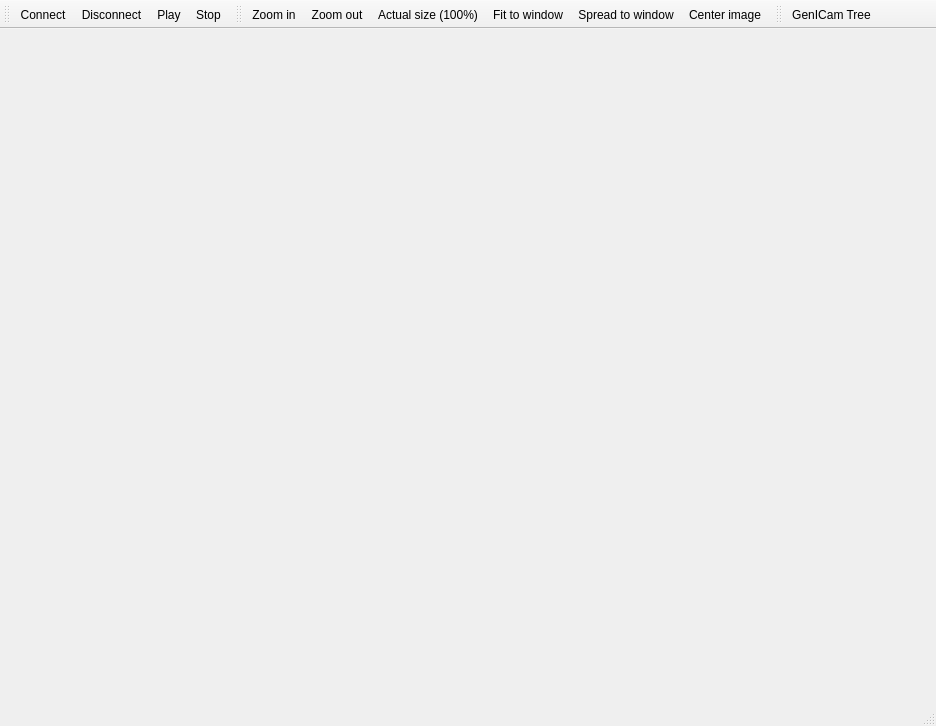
<?xml version="1.0" encoding="UTF-8"?>
<ui version="4.0">
 <class>IpxPlayerClass</class>
 <widget class="QMainWindow" name="IpxPlayerClass">
  <property name="enabled">
   <bool>true</bool>
  </property>
  <property name="geometry">
   <rect>
    <x>0</x>
    <y>0</y>
    <width>936</width>
    <height>726</height>
   </rect>
  </property>
  <property name="windowTitle">
   <string>IpxPlayer</string>
  </property>
  <property name="windowIcon">
   <iconset resource="../common/res/qrc/imperx.qrc">
    <normaloff>:/icons/imperx.ico</normaloff>:/icons/imperx.ico</iconset>
  </property>
  <widget class="QWidget" name="centralWidget">
   <layout class="QVBoxLayout" name="centralLayout">
    <property name="leftMargin">
     <number>0</number>
    </property>
    <property name="topMargin">
     <number>0</number>
    </property>
    <property name="rightMargin">
     <number>0</number>
    </property>
    <property name="bottomMargin">
     <number>0</number>
    </property>
   </layout>
  </widget>
  <widget class="QToolBar" name="toolBarFile">
   <property name="windowTitle">
    <string>File toolbar</string>
   </property>
   <attribute name="toolBarArea">
    <enum>TopToolBarArea</enum>
   </attribute>
   <attribute name="toolBarBreak">
    <bool>false</bool>
   </attribute>
   <addaction name="actionConnect"/>
   <addaction name="actionDisconnect"/>
   <addaction name="actionPlay"/>
   <addaction name="actionStop"/>
  </widget>
  <widget class="QStatusBar" name="statusBar"/>
  <widget class="QToolBar" name="toolBarDisplay">
   <property name="windowTitle">
    <string>Display toolbar</string>
   </property>
   <attribute name="toolBarArea">
    <enum>TopToolBarArea</enum>
   </attribute>
   <attribute name="toolBarBreak">
    <bool>false</bool>
   </attribute>
   <addaction name="actionZoomIn"/>
   <addaction name="actionZoomOut"/>
   <addaction name="actionActualSize"/>
   <addaction name="actionFitToWindow"/>
   <addaction name="actionSpreadToWindow"/>
   <addaction name="actionCenterImage"/>
  </widget>
  <widget class="QToolBar" name="toolBarView">
   <property name="windowTitle">
    <string>View toolbar</string>
   </property>
   <attribute name="toolBarArea">
    <enum>TopToolBarArea</enum>
   </attribute>
   <attribute name="toolBarBreak">
    <bool>false</bool>
   </attribute>
   <addaction name="actionGenICamTree"/>
  </widget>
  <action name="actionSaveConfigurationAs">
   <property name="text">
    <string>Save configuration &amp;as...</string>
   </property>
  </action>
  <action name="actionSaveGenICamXML">
   <property name="text">
    <string>Save &amp;GenICam XML...</string>
   </property>
  </action>
  <action name="actionExit">
   <property name="text">
    <string>E&amp;xit</string>
   </property>
  </action>
  <action name="actionConnect">
   <property name="icon">
    <iconset resource="../common/res/qrc/imperx.qrc">
     <normaloff>:/images/connection_USB.png</normaloff>:/images/connection_USB.png</iconset>
   </property>
   <property name="text">
    <string>Connect</string>
   </property>
  </action>
  <action name="actionDisconnect">
   <property name="icon">
    <iconset resource="../common/res/qrc/imperx.qrc">
     <normaloff>:/images/disconnection_USB.png</normaloff>:/images/disconnection_USB.png</iconset>
   </property>
   <property name="text">
    <string>Disconnect</string>
   </property>
  </action>
  <action name="actionPlay">
   <property name="icon">
    <iconset resource="../common/res/qrc/imperx.qrc">
     <normaloff>:/images/play.png</normaloff>:/images/play.png</iconset>
   </property>
   <property name="text">
    <string>Play</string>
   </property>
  </action>
  <action name="actionStop">
   <property name="icon">
    <iconset resource="../common/res/qrc/imperx.qrc">
     <normaloff>:/images/stop.png</normaloff>:/images/stop.png</iconset>
   </property>
   <property name="text">
    <string>Stop</string>
   </property>
  </action>
  <action name="actionRecord">
   <property name="text">
    <string>Record</string>
   </property>
  </action>
  <action name="actionSnap">
   <property name="text">
    <string>Snap</string>
   </property>
  </action>
  <action name="actionGenICamTree">
   <property name="checkable">
    <bool>false</bool>
   </property>
   <property name="checked">
    <bool>false</bool>
   </property>
   <property name="icon">
    <iconset resource="../common/res/qrc/imperx.qrc">
     <normaloff>:/images/GenICamTree_32.png</normaloff>:/images/GenICamTree_32.png</iconset>
   </property>
   <property name="text">
    <string>GenICam Tree</string>
   </property>
  </action>
  <action name="actionCamConfig_BasicView">
   <property name="checkable">
    <bool>true</bool>
   </property>
   <property name="icon">
    <iconset resource="../common/res/qrc/imperx.qrc">
     <normaloff>:/images/camconfig_basic.png</normaloff>:/images/camconfig_basic.png</iconset>
   </property>
   <property name="text">
    <string>CamConfig - Basic View</string>
   </property>
  </action>
  <action name="actionCamConfig_ExpertView">
   <property name="checkable">
    <bool>true</bool>
   </property>
   <property name="icon">
    <iconset resource="../common/res/qrc/imperx.qrc">
     <normaloff>:/images/camconfig_expert.png</normaloff>:/images/camconfig_expert.png</iconset>
   </property>
   <property name="text">
    <string>CamConfig - Expert View</string>
   </property>
  </action>
  <action name="actionColorizeHistogram">
   <property name="text">
    <string>Colorize by markers</string>
   </property>
  </action>
  <action name="actionStretchHistogram">
   <property name="text">
    <string>Stretch between markers</string>
   </property>
  </action>
  <action name="actionImageProcessing">
   <property name="checkable">
    <bool>true</bool>
   </property>
   <property name="icon">
    <iconset>
     <normaloff>:/images/image_processing.png</normaloff>:/images/image_processing.png</iconset>
   </property>
   <property name="text">
    <string>Image processing</string>
   </property>
  </action>
  <action name="actionDefaultPanelsLayout">
   <property name="text">
    <string>Default panels layout</string>
   </property>
  </action>
  <action name="actionBrowseRecordingFolder">
   <property name="text">
    <string>Browse the recording folder</string>
   </property>
  </action>
  <action name="actionOpenLastRecordedFile">
   <property name="text">
    <string>Open last recorded file</string>
   </property>
  </action>
  <action name="actionBuffer">
   <property name="text">
    <string>Buffer</string>
   </property>
  </action>
  <action name="actionTextOverlay">
   <property name="text">
    <string>Text overlay</string>
   </property>
  </action>
  <action name="actionDisplayOptions">
   <property name="text">
    <string>Display</string>
   </property>
  </action>
  <action name="actionCaptureOptions">
   <property name="text">
    <string>Capture</string>
   </property>
  </action>
  <action name="actionApplicationOptions">
   <property name="text">
    <string>Application options</string>
   </property>
  </action>
  <action name="actionZoomIn">
   <property name="icon">
    <iconset resource="../common/res/qrc/imperx.qrc">
     <normaloff>:/images/zoom+.png</normaloff>:/images/zoom+.png</iconset>
   </property>
   <property name="text">
    <string>Zoom in</string>
   </property>
  </action>
  <action name="actionZoomOut">
   <property name="icon">
    <iconset resource="../common/res/qrc/imperx.qrc">
     <normaloff>:/images/zoom-.png</normaloff>:/images/zoom-.png</iconset>
   </property>
   <property name="text">
    <string>Zoom out</string>
   </property>
  </action>
  <action name="actionActualSize">
   <property name="icon">
    <iconset resource="../common/res/qrc/imperx.qrc">
     <normaloff>:/images/zoom_100.png</normaloff>:/images/zoom_100.png</iconset>
   </property>
   <property name="text">
    <string>Actual size (100%)</string>
   </property>
  </action>
  <action name="actionFitToWindow">
   <property name="icon">
    <iconset resource="../common/res/qrc/imperx.qrc">
     <normaloff>:/images/zoom_fit_window.png</normaloff>:/images/zoom_fit_window.png</iconset>
   </property>
   <property name="text">
    <string>Fit to window</string>
   </property>
  </action>
  <action name="actionSpreadToWindow">
   <property name="icon">
    <iconset resource="../common/res/qrc/imperx.qrc">
     <normaloff>:/images/zoom_spread_window.png</normaloff>:/images/zoom_spread_window.png</iconset>
   </property>
   <property name="text">
    <string>Spread to window</string>
   </property>
  </action>
  <action name="actionFullScreen">
   <property name="icon">
    <iconset resource="../common/res/qrc/imperx.qrc">
     <normaloff>:/images/full_screen.png</normaloff>:/images/full_screen.png</iconset>
   </property>
   <property name="text">
    <string>Full screen</string>
   </property>
  </action>
  <action name="actionCenterImage">
   <property name="icon">
    <iconset resource="../common/res/qrc/imperx.qrc">
     <normaloff>:/images/center_window.png</normaloff>:/images/center_window.png</iconset>
   </property>
   <property name="text">
    <string>Center image</string>
   </property>
  </action>
  <action name="actionHelp">
   <property name="text">
    <string>Help</string>
   </property>
  </action>
  <action name="actionAbout">
   <property name="text">
    <string>About</string>
   </property>
  </action>
 </widget>
 <layoutdefault spacing="6" margin="11"/>
 <resources>
  <include location="../common/res/qrc/imperx.qrc"/>
  <include location="../common/res/qrc/imperx.qrc"/>
  <include location="../common/res/qrc/imperx.qrc"/>
  <include location="../common/res/qrc/imperx.qrc"/>
  <include location="../common/res/qrc/imperx.qrc"/>
  <include location="../common/res/qrc/imperx.qrc"/>
 </resources>
 <connections/>
</ui>
